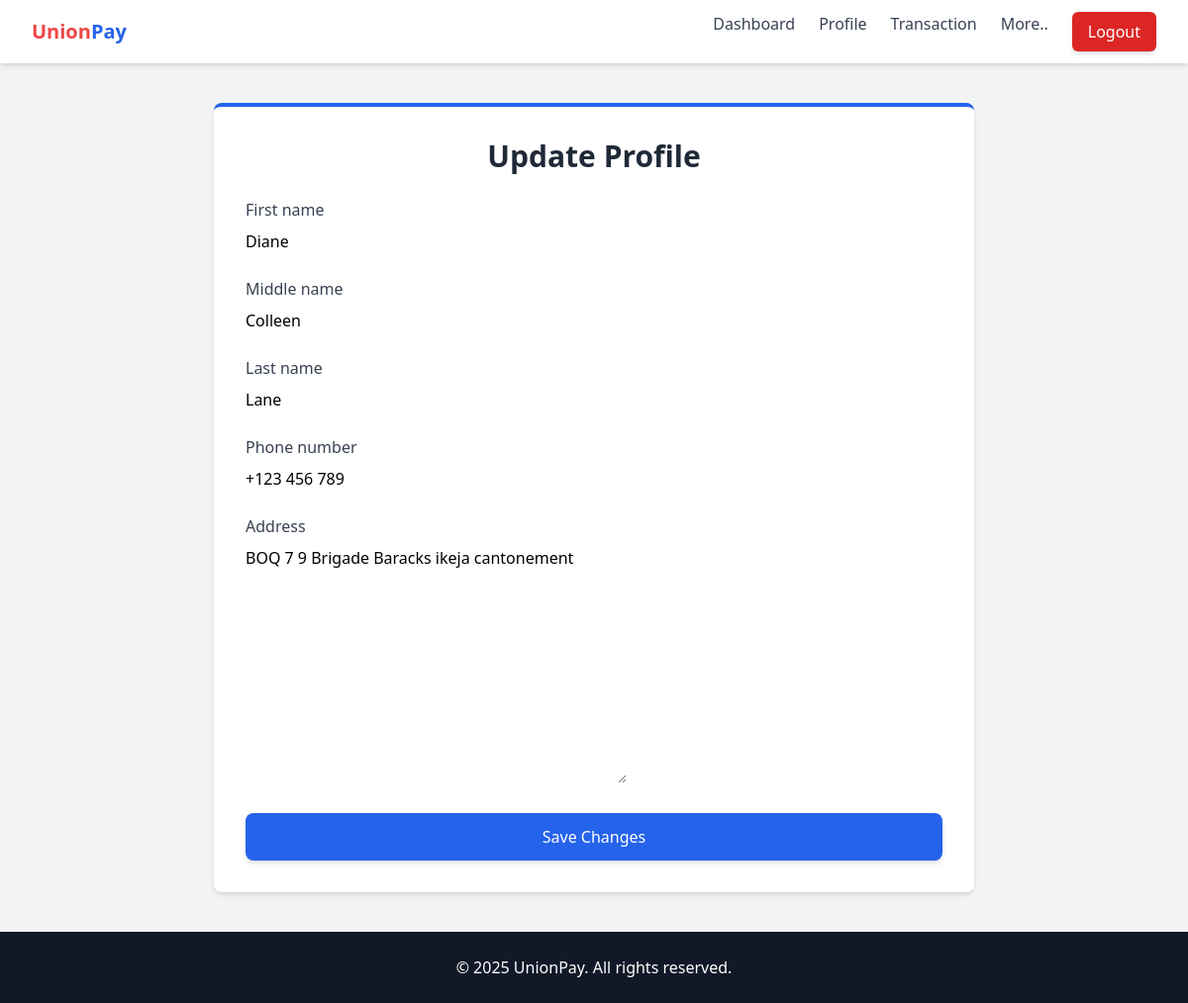
The app's page /userdetails/profile/update/ (signed in), older data.
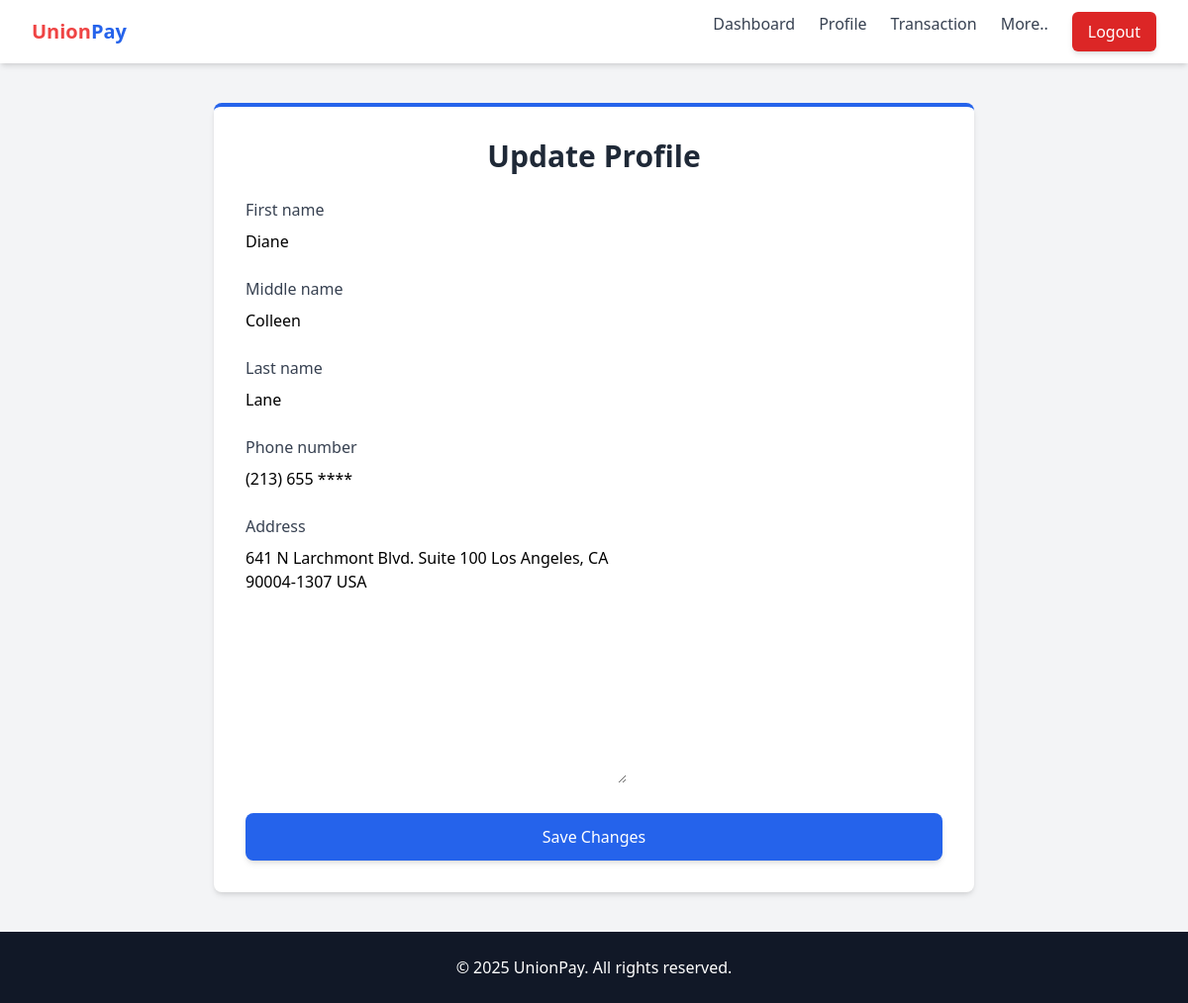
The same page, newer data.
### userdetails/models.py (models this page shows, shortened)
class UserDetails(models.Model):
    user = models.OneToOneField(User, on_delete=models.CASCADE, related_name='profile')
    first_name = models.CharField(max_length=100)
    middle_name = models.CharField(max_length=100, blank=True, null=True)
    last_name = models.CharField(max_length=100)
    phone_number = models.CharField(max_length=15)
    address = models.TextField()
    ACCOUNT_TYPES = [('Basic', 'Basic'), ('Premium', 'Premium')]
    account_type = models.CharField(max_length=20, choices=ACCOUNT_TYPES, default='Basic')
    branch = models.CharField(max_length=100)
    kyc_status = models.BooleanField(default=False)
    linked_account = models.CharField(max_length=100, blank=True, null=True)
    date_joined = models.DateField(auto_now_add=True)

### userdetails/views.py (the view)
# urls.py: path('profile/update/', update_profile, name='update_profile'),
@login_required
def update_profile(request):
    profile, created = UserDetails.objects.get_or_create(user=request.user)
    if request.method == "POST":
        form = UserDetailsForm(request.POST, instance=profile)
        if form.is_valid():
            form.save()
            return redirect('profile')
    else:
        form = UserDetailsForm(instance=profile)
    return render(request, 'userdetails/update_profile.html', {'form': form})

### userdetails/forms.py
class UserDetailsForm(forms.ModelForm):
    class Meta:
        model = UserDetails
        fields = ['first_name', 'middle_name', 'last_name', 'phone_number', 'address']

### userdetails/templates/userdetails/update_profile.html (shortened to what this page needs)
{% extends "bankPages/sbase.html" %}
{% block content %}
<div class="max-w-3xl mx-auto bg-white p-8 rounded-lg shadow-md border-t-4 border-blue-600 mt-10">
    <h2 class="text-3xl font-bold text-gray-800 text-center mb-6">Update Profile</h2>
    <form method="POST" enctype="multipart/form-data" class="space-y-6">
        {% for field in form %}
        <div>
            <label class="block text-gray-700 font-medium mb-2">{{ field.label }}</label>
            {{ field }}
        </div>
        {% endfor %}
        <button type="submit"
                class="w-full bg-blue-600 text-white py-3 rounded-lg shadow-md hover:bg-blue-700 transition">
            Save Changes
        </button>
    </form>
</div>
{% endblock %}

Row changes from the older to the newer data that the page shows:
changed UserDetails "Diane": phone_number "+123 456 789" → "(213) 655 ****"; address "BOQ 7 9 Brigade Baracks ikeja cantonement" → "641 N Larchmont Blvd. Suite 100 Los Angeles, CA 90004-1307 USA"
